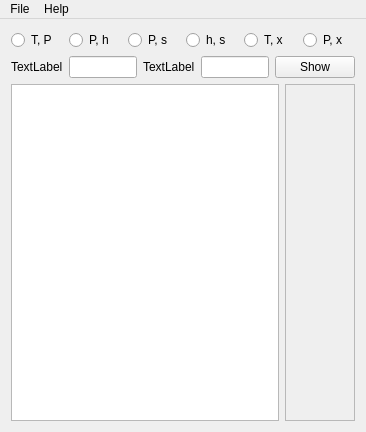
<?xml version="1.0" encoding="UTF-8"?>
<ui version="4.0">
 <class>MainWindow</class>
 <widget class="QMainWindow" name="MainWindow">
  <property name="geometry">
   <rect>
    <x>0</x>
    <y>0</y>
    <width>366</width>
    <height>432</height>
   </rect>
  </property>
  <property name="windowTitle">
   <string>MainWindow</string>
  </property>
  <widget class="QWidget" name="centralWidget">
   <layout class="QVBoxLayout" name="verticalLayout">
    <item>
     <layout class="QHBoxLayout" name="horizontalLayout">
      <item>
       <widget class="QRadioButton" name="rbTP">
        <property name="text">
         <string>T, P</string>
        </property>
       </widget>
      </item>
      <item>
       <widget class="QRadioButton" name="rbPh">
        <property name="text">
         <string>P, h</string>
        </property>
       </widget>
      </item>
      <item>
       <widget class="QRadioButton" name="rbPs">
        <property name="text">
         <string>P, s</string>
        </property>
       </widget>
      </item>
      <item>
       <widget class="QRadioButton" name="rbhs">
        <property name="text">
         <string>h, s</string>
        </property>
       </widget>
      </item>
      <item>
       <widget class="QRadioButton" name="rbTx">
        <property name="text">
         <string>T, x</string>
        </property>
       </widget>
      </item>
      <item>
       <widget class="QRadioButton" name="rbPx">
        <property name="text">
         <string>P, x</string>
        </property>
       </widget>
      </item>
     </layout>
    </item>
    <item>
     <layout class="QHBoxLayout" name="horizontalLayout_2">
      <item>
       <widget class="QLabel" name="la1">
        <property name="text">
         <string>TextLabel</string>
        </property>
       </widget>
      </item>
      <item>
       <widget class="QLineEdit" name="le1"/>
      </item>
      <item>
       <widget class="QLabel" name="la2">
        <property name="text">
         <string>TextLabel</string>
        </property>
       </widget>
      </item>
      <item>
       <widget class="QLineEdit" name="le2"/>
      </item>
      <item>
       <widget class="QPushButton" name="btnShow">
        <property name="text">
         <string>Show</string>
        </property>
       </widget>
      </item>
     </layout>
    </item>
    <item>
     <layout class="QGridLayout" name="gridLayout">
      <item row="0" column="0">
       <widget class="QTableWidget" name="tableWidget"/>
      </item>
      <item row="0" column="1">
       <widget class="QScrollArea" name="scrollArea">
        <property name="sizePolicy">
         <sizepolicy hsizetype="Fixed" vsizetype="Minimum">
          <horstretch>0</horstretch>
          <verstretch>0</verstretch>
         </sizepolicy>
        </property>
        <property name="widgetResizable">
         <bool>true</bool>
        </property>
        <widget class="QWidget" name="scrollAreaWidgetContents_2">
         <property name="geometry">
          <rect>
           <x>0</x>
           <y>0</y>
           <width>82</width>
           <height>308</height>
          </rect>
         </property>
        </widget>
       </widget>
      </item>
     </layout>
    </item>
   </layout>
   <zorder>scrollArea</zorder>
  </widget>
  <widget class="QMenuBar" name="menuBar">
   <property name="geometry">
    <rect>
     <x>0</x>
     <y>0</y>
     <width>366</width>
     <height>29</height>
    </rect>
   </property>
   <widget class="QMenu" name="menuFile">
    <property name="title">
     <string>File</string>
    </property>
   </widget>
   <widget class="QMenu" name="menuHelp">
    <property name="title">
     <string>Help</string>
    </property>
   </widget>
   <addaction name="menuFile"/>
   <addaction name="menuHelp"/>
  </widget>
 </widget>
 <layoutdefault spacing="6" margin="11"/>
 <resources/>
 <connections/>
</ui>
